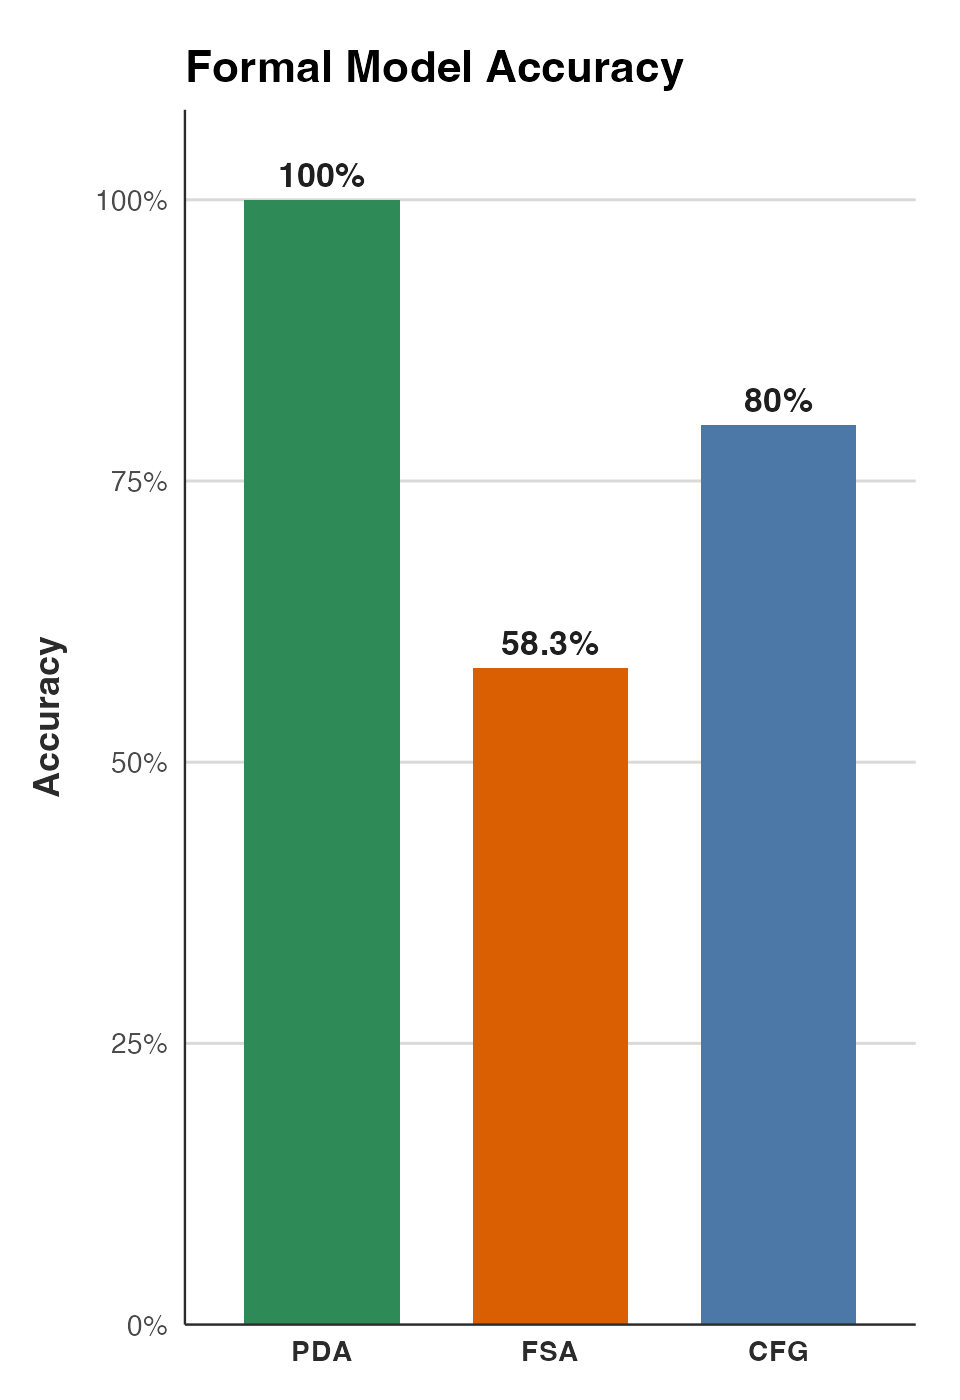

The R source for this figure:
suppressPackageStartupMessages(library(ggplot2))

chart_data <- data.frame(
  model = factor(c("PDA", "FSA", "CFG"), levels = c("PDA", "FSA", "CFG")),
  accuracy = c(1.00, 7 / 12, 0.80),
  label = c("100%", sprintf("%.1f%%", 100 * 7 / 12), "80%"),
  fill = c("#2E8B57", "#D95F02", "#4C78A8")
)

plot_accuracy <- ggplot(chart_data, aes(x = model, y = accuracy, fill = model)) +
  geom_col(width = 0.68, show.legend = FALSE) +
  geom_text(
    aes(label = label),
    vjust = -0.55,
    size = 4.4,
    fontface = "bold",
    color = "#1F1F1F"
  ) +
  scale_fill_manual(values = setNames(chart_data$fill, chart_data$model)) +
  scale_y_continuous(
    limits = c(0, 1.08),
    breaks = c(0, 0.25, 0.50, 0.75, 1.00),
    labels = function(x) paste0(round(x * 100), "%"),
    expand = c(0, 0)
  ) +
  labs(
    title = "Formal Model Accuracy",
    x = NULL,
    y = "Accuracy"
  ) +
  coord_cartesian(clip = "off") +
  theme_minimal(base_size = 13) +
  theme(
    plot.title = element_text(face = "bold", size = 16, hjust = 0),
    axis.title.y = element_text(face = "bold", color = "#2B2B2B", margin = margin(r = 10)),
    axis.text.x = element_text(face = "bold", color = "#2B2B2B"),
    axis.text.y = element_text(color = "#4A4A4A"),
    panel.grid.major.x = element_blank(),
    panel.grid.minor = element_blank(),
    panel.grid.major.y = element_line(color = "#D9D9D9", linewidth = 0.5),
    axis.line.x = element_line(color = "#2B2B2B", linewidth = 0.4),
    axis.line.y = element_line(color = "#2B2B2B", linewidth = 0.4),
    plot.margin = margin(18, 16, 12, 12),
    plot.background = element_rect(fill = "transparent", color = NA),
    panel.background = element_rect(fill = "transparent", color = NA)
  )

ggsave(
  filename = "accuracy_bars.png",
  plot = plot_accuracy,
  width = 4.8,
  height = 7.0,
  dpi = 200,
  bg = "transparent"
)

ggsave(
  filename = "accuracy_bars.pdf",
  plot = plot_accuracy,
  width = 4.8,
  height = 7.0,
  bg = "transparent"
)
